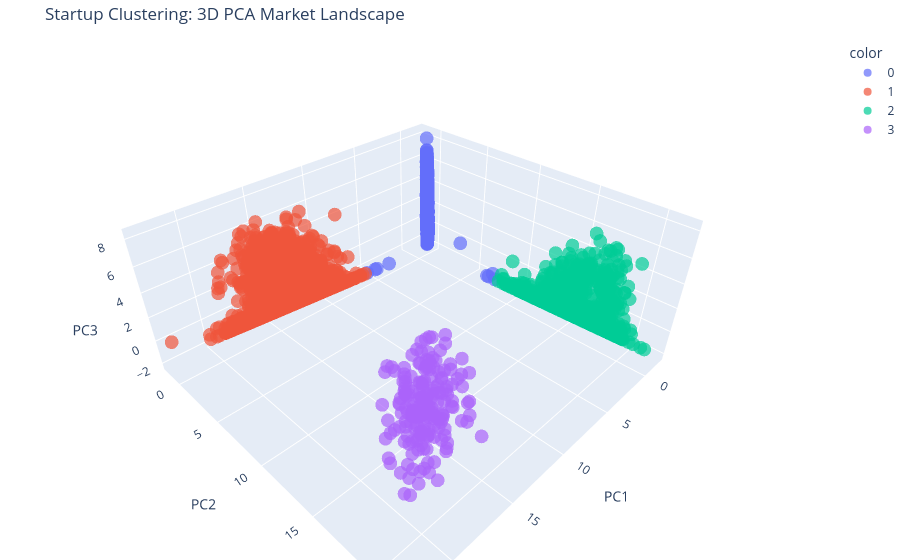

The notebook cell this image was saved under:
### Code cell
import plotly.express as px

# Create a 3D scatter plot using the 3 Principal Components
fig = px.scatter_3d(
    df_pca, 
    x='PC1', 
    y='PC2', 
    z='PC3',
    color=df_pca['Cluster'].astype(str), # Color by cluster
    hover_name=df_final['name'],         # Show startup name on hover
    hover_data={'market': df_final['market']}, # Show market on hover
    title="Startup Clustering: 3D PCA Market Landscape",
    opacity=0.7
)

# Make the layout look clean for an app
fig.update_layout(margin=dict(l=0, r=0, b=0, t=40))
fig.show()

### Figure 1 — Plotly figure (JSON) as saved in the notebook; plotly's stock layout.template omitted (floating-point values rounded to 4 significant figures; data arrays with more than 128 entries replaced by an {"elided": "..."} marker saying what was removed)
{"data": [{"customdata": {"elided": "31807x1 str values"}, "hovertemplate": "<b>%{hovertext}</b><br><br>color=0<br>PC1=%{x}<br>PC2=%{y}<br>PC3=%{z}<br>market=%{customdata[0]}<extra></extra>", "hovertext": {"elided": "31807 str values"}, "legendgroup": "0", "marker": {"color": "#636efa", "opacity": 0.7, "symbol": "circle"}, "mode": "markers", "name": "0", "scene": "scene", "showlegend": true, "type": "scatter3d", "x": {"elided": "31807 float values"}, "y": {"elided": "31807 float values"}, "z": {"elided": "31807 float values"}}, {"customdata": {"elided": "3818x1 str values"}, "hovertemplate": "<b>%{hovertext}</b><br><br>color=1<br>PC1=%{x}<br>PC2=%{y}<br>PC3=%{z}<br>market=%{customdata[0]}<extra></extra>", "hovertext": {"elided": "3818 str values"}, "legendgroup": "1", "marker": {"color": "#EF553B", "opacity": 0.7, "symbol": "circle"}, "mode": "markers", "name": "1", "scene": "scene", "showlegend": true, "type": "scatter3d", "x": {"elided": "3818 float values"}, "y": {"elided": "3818 float values"}, "z": {"elided": "3818 float values"}}, {"customdata": {"elided": "1119x1 str values"}, "hovertemplate": "<b>%{hovertext}</b><br><br>color=2<br>PC1=%{x}<br>PC2=%{y}<br>PC3=%{z}<br>market=%{customdata[0]}<extra></extra>", "hovertext": {"elided": "1119 str values"}, "legendgroup": "2", "marker": {"color": "#00cc96", "opacity": 0.7, "symbol": "circle"}, "mode": "markers", "name": "2", "scene": "scene", "showlegend": true, "type": "scatter3d", "x": {"elided": "1119 float values"}, "y": {"elided": "1119 float values"}, "z": {"elided": "1119 float values"}}, {"customdata": {"elided": "187x1 str values"}, "hovertemplate": "<b>%{hovertext}</b><br><br>color=3<br>PC1=%{x}<br>PC2=%{y}<br>PC3=%{z}<br>market=%{customdata[0]}<extra></extra>", "hovertext": {"elided": "187 str values"}, "legendgroup": "3", "marker": {"color": "#ab63fa", "opacity": 0.7, "symbol": "circle"}, "mode": "markers", "name": "3", "scene": "scene", "showlegend": true, "type": "scatter3d", "x": {"elided": "187 float values"}, "y": {"elided": "187 float values"}, "z": {"elided": "187 float values"}}], "layout": {"legend": {"title": {"text": "color"}, "tracegroupgap": 0}, "margin": {"b": 0, "l": 0, "r": 0, "t": 40}, "scene": {"domain": {"x": [0, 1], "y": [0, 1]}, "xaxis": {"title": {"text": "PC1"}}, "yaxis": {"title": {"text": "PC2"}}, "zaxis": {"title": {"text": "PC3"}}}, "title": {"text": "Startup Clustering: 3D PCA Market Landscape"}}}
